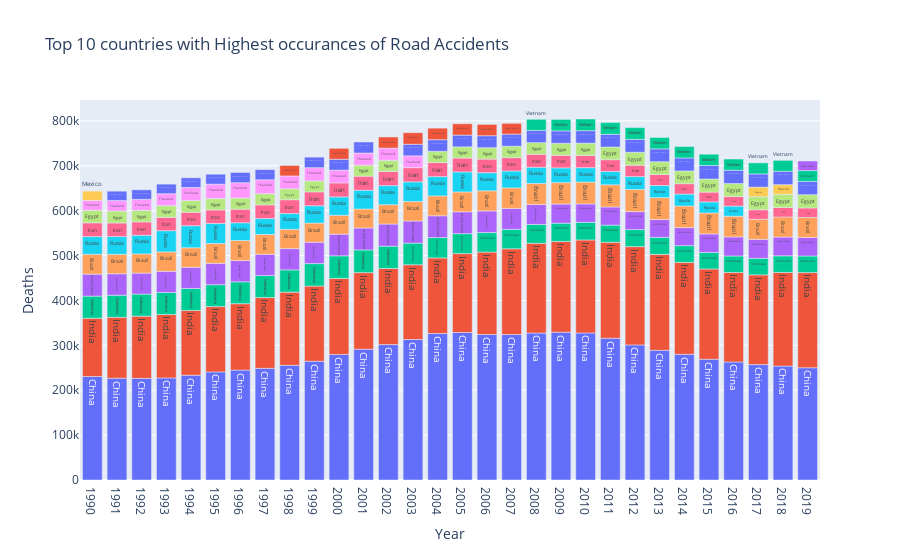

Notebook cell for this chart:
### Code cell
#top15 = country.sort_values(by = 'Deaths',ascending = False)[:15]
fig = px.bar(top15_country_by_year, y= 'Deaths', 
            x = 'Year',color ='Entity', orientation = 'v',title = 'Top 10 countries with Highest occurances of Road Accidents',
            hover_name = 'Year',height = 600,text="Entity")
fig.layout.update(showlegend=False)
fig.update_layout(
    xaxis = dict(
        tickmode = 'linear'
    )
)
fig.show()

### Figure 1 — Plotly figure (JSON) as saved in the notebook; plotly's stock layout.template omitted (floating-point values rounded to 4 significant figures)
{"data": [{"alignmentgroup": "True", "hovertemplate": "<b>%{hovertext}</b><br><br>Entity=%{text}<br>Year=%{x}<br>Deaths=%{y}<extra></extra>", "hovertext": [1990, 1991, 1992, 1993, 1994, 1995, 1996, 1997, 1998, 1999, 2000, 2001, 2002, 2003, 2004, 2005, 2006, 2007, 2008, 2009, 2010, 2011, 2012, 2013, 2014, 2015, 2016, 2017, 2018, 2019], "legendgroup": "China", "marker": {"color": "#636efa", "pattern": {"shape": ""}}, "name": "China", "offsetgroup": "China", "orientation": "v", "showlegend": true, "text": ["China", "China", "China", "China", "China", "China", "China", "China", "China", "China", "China", "China", "China", "China", "China", "China", "China", "China", "China", "China", "China", "China", "China", "China", "China", "China", "China", "China", "China", "China"], "textposition": "auto", "x": [1990, 1991, 1992, 1993, 1994, 1995, 1996, 1997, 1998, 1999, 2000, 2001, 2002, 2003, 2004, 2005, 2006, 2007, 2008, 2009, 2010, 2011, 2012, 2013, 2014, 2015, 2016, 2017, 2018, 2019], "xaxis": "x", "y": [230499, 226876, 226374, 227370, 233459, 240786, 244790, 248805, 255467, 264540, 279743, 291419, 301638, 312967, 326303, 328533, 324080, 324159, 327299, 329237, 327545, 315824, 300970, 288937, 279949, 268987, 262951, 257068, 253799, 250025], "yaxis": "y", "type": "bar"}, {"alignmentgroup": "True", "hovertemplate": "<b>%{hovertext}</b><br><br>Entity=%{text}<br>Year=%{x}<br>Deaths=%{y}<extra></extra>", "hovertext": [1990, 1991, 1992, 1993, 1994, 1995, 1996, 1997, 1998, 1999, 2000, 2001, 2002, 2003, 2004, 2005, 2006, 2007, 2008, 2009, 2010, 2011, 2012, 2013, 2014, 2015, 2016, 2017, 2018, 2019], "legendgroup": "India", "marker": {"color": "#EF553B", "pattern": {"shape": ""}}, "name": "India", "offsetgroup": "India", "orientation": "v", "showlegend": true, "text": ["India", "India", "India", "India", "India", "India", "India", "India", "India", "India", "India", "India", "India", "India", "India", "India", "India", "India", "India", "India", "India", "India", "India", "India", "India", "India", "India", "India", "India", "India"], "textposition": "auto", "x": [1990, 1991, 1992, 1993, 1994, 1995, 1996, 1997, 1998, 1999, 2000, 2001, 2002, 2003, 2004, 2005, 2006, 2007, 2008, 2009, 2010, 2011, 2012, 2013, 2014, 2015, 2016, 2017, 2018, 2019], "xaxis": "x", "y": [129821, 135557, 138623, 141224, 144071, 145480, 147942, 157629, 163005, 167469, 169328, 170530, 169552, 166483, 168375, 175739, 183540, 190881, 199985, 202133, 207140, 213755, 218869, 213635, 204750, 201060, 199234, 199807, 208562, 211975], "yaxis": "y", "type": "bar"}, {"alignmentgroup": "True", "hovertemplate": "<b>%{hovertext}</b><br><br>Entity=%{text}<br>Year=%{x}<br>Deaths=%{y}<extra></extra>", "hovertext": [1990, 1991, 1992, 1993, 1994, 1995, 1996, 1997, 1998, 1999, 2000, 2001, 2002, 2003, 2004, 2005, 2006, 2007, 2008, 2009, 2010, 2011, 2012, 2013, 2014, 2015, 2016, 2017, 2018, 2019], "legendgroup": "Indonesia", "marker": {"color": "#00cc96", "pattern": {"shape": ""}}, "name": "Indonesia", "offsetgroup": "Indonesia", "orientation": "v", "showlegend": true, "text": ["Indonesia", "Indonesia", "Indonesia", "Indonesia", "Indonesia", "Indonesia", "Indonesia", "Indonesia", "Indonesia", "Indonesia", "Indonesia", "Indonesia", "Indonesia", "Indonesia", "Indonesia", "Indonesia", "Indonesia", "Indonesia", "Indonesia", "Indonesia", "Indonesia", "Indonesia", "Indonesia", "Indonesia", "Indonesia", "Indonesia", "Indonesia", "Indonesia", "Indonesia", "Indonesia"], "textposition": "auto", "x": [1990, 1991, 1992, 1993, 1994, 1995, 1996, 1997, 1998, 1999, 2000, 2001, 2002, 2003, 2004, 2005, 2006, 2007, 2008, 2009, 2010, 2011, 2012, 2013, 2014, 2015, 2016, 2017, 2018, 2019], "xaxis": "x", "y": [49320, 49190, 49185, 49140, 48965, 48801, 48722, 48986, 49611, 50003, 50289, 50597, 49671, 48224, 45345, 44476, 43609, 43361, 41950, 40737, 39308, 38161, 38001, 37777, 37338, 36868, 36866, 36958, 37046, 37004], "yaxis": "y", "type": "bar"}, {"alignmentgroup": "True", "hovertemplate": "<b>%{hovertext}</b><br><br>Entity=%{text}<br>Year=%{x}<br>Deaths=%{y}<extra></extra>", "hovertext": [1990, 1991, 1992, 1993, 1994, 1995, 1996, 1997, 1998, 1999, 2000, 2001, 2002, 2003, 2004, 2005, 2006, 2007, 2008, 2009, 2010, 2011, 2012, 2013, 2014, 2015, 2016, 2017, 2018, 2019], "legendgroup": "United States", "marker": {"color": "#ab63fa", "pattern": {"shape": ""}}, "name": "United States", "offsetgroup": "United States", "orientation": "v", "showlegend": true, "text": ["United States", "United States", "United States", "United States", "United States", "United States", "United States", "United States", "United States", "United States", "United States", "United States", "United States", "United States", "United States", "United States", "United States", "United States", "United States", "United States", "United States", "United States", "United States", "United States", "United States", "United States", "United States", "United States", "United States", "United States"], "textposition": "auto", "x": [1990, 1991, 1992, 1993, 1994, 1995, 1996, 1997, 1998, 1999, 2000, 2001, 2002, 2003, 2004, 2005, 2006, 2007, 2008, 2009, 2010, 2011, 2012, 2013, 2014, 2015, 2016, 2017, 2018, 2019], "xaxis": "x", "y": [48970, 47833, 46690, 47119, 47262, 47551, 47416, 47374, 47341, 47717, 48207, 48737, 49318, 49243, 48526, 48654, 48092, 46498, 44535, 42561, 40874, 40383, 39985, 39785, 40155, 41198, 42360, 42206, 41792, 41362], "yaxis": "y", "type": "bar"}, {"alignmentgroup": "True", "hovertemplate": "<b>%{hovertext}</b><br><br>Entity=%{text}<br>Year=%{x}<br>Deaths=%{y}<extra></extra>", "hovertext": [1990, 1991, 1992, 1993, 1994, 1995, 1996, 1997, 1998, 1999, 2000, 2001, 2002, 2003, 2004, 2005, 2006, 2007, 2008, 2009, 2010, 2011, 2012, 2013, 2014, 2015, 2016, 2017, 2018, 2019], "legendgroup": "Brazil", "marker": {"color": "#FFA15A", "pattern": {"shape": ""}}, "name": "Brazil", "offsetgroup": "Brazil", "orientation": "v", "showlegend": true, "text": ["Brazil", "Brazil", "Brazil", "Brazil", "Brazil", "Brazil", "Brazil", "Brazil", "Brazil", "Brazil", "Brazil", "Brazil", "Brazil", "Brazil", "Brazil", "Brazil", "Brazil", "Brazil", "Brazil", "Brazil", "Brazil", "Brazil", "Brazil", "Brazil", "Brazil", "Brazil", "Brazil", "Brazil", "Brazil", "Brazil"], "textposition": "auto", "x": [1990, 1991, 1992, 1993, 1994, 1995, 1996, 1997, 1998, 1999, 2000, 2001, 2002, 2003, 2004, 2005, 2006, 2007, 2008, 2009, 2010, 2011, 2012, 2013, 2014, 2015, 2016, 2017, 2018, 2019], "xaxis": "x", "y": [44236, 43302, 42739, 43280, 43614, 44116, 44659, 44074, 43023, 42575, 42084, 42371, 43059, 43468, 44289, 44263, 44884, 45805, 46857, 47828, 48796, 49449, 49398, 48900, 48168, 46729, 46213, 44794, 44690, 44529], "yaxis": "y", "type": "bar"}, {"alignmentgroup": "True", "hovertemplate": "<b>%{hovertext}</b><br><br>Entity=%{text}<br>Year=%{x}<br>Deaths=%{y}<extra></extra>", "hovertext": [1990, 1991, 1992, 1993, 1994, 1995, 1996, 1997, 1998, 1999, 2000, 2001, 2002, 2003, 2004, 2005, 2006, 2007, 2008, 2009, 2010, 2011, 2012, 2013, 2014, 2015, 2016], "legendgroup": "Russia", "marker": {"color": "#19d3f3", "pattern": {"shape": ""}}, "name": "Russia", "offsetgroup": "Russia", "orientation": "v", "showlegend": true, "text": ["Russia", "Russia", "Russia", "Russia", "Russia", "Russia", "Russia", "Russia", "Russia", "Russia", "Russia", "Russia", "Russia", "Russia", "Russia", "Russia", "Russia", "Russia", "Russia", "Russia", "Russia", "Russia", "Russia", "Russia", "Russia", "Russia", "Russia"], "textposition": "auto", "x": [1990, 1991, 1992, 1993, 1994, 1995, 1996, 1997, 1998, 1999, 2000, 2001, 2002, 2003, 2004, 2005, 2006, 2007, 2008, 2009, 2010, 2011, 2012, 2013, 2014, 2015, 2016], "xaxis": "x", "y": [39298, 39515, 41484, 47191, 49102, 44806, 39482, 35532, 35166, 38627, 40948, 41819, 42555, 43760, 42937, 44532, 40317, 37565, 36004, 32789, 32083, 29669, 28647, 27036, 26600, 24602, 22565], "yaxis": "y", "type": "bar"}, {"alignmentgroup": "True", "hovertemplate": "<b>%{hovertext}</b><br><br>Entity=%{text}<br>Year=%{x}<br>Deaths=%{y}<extra></extra>", "hovertext": [1990, 1991, 1992, 1993, 1994, 1995, 1996, 1997, 1998, 1999, 2000, 2001, 2002, 2003, 2004, 2005, 2006, 2007, 2008, 2009, 2010, 2011, 2012, 2013, 2014, 2015, 2016, 2017, 2018, 2019], "legendgroup": "Iran", "marker": {"color": "#FF6692", "pattern": {"shape": ""}}, "name": "Iran", "offsetgroup": "Iran", "orientation": "v", "showlegend": true, "text": ["Iran", "Iran", "Iran", "Iran", "Iran", "Iran", "Iran", "Iran", "Iran", "Iran", "Iran", "Iran", "Iran", "Iran", "Iran", "Iran", "Iran", "Iran", "Iran", "Iran", "Iran", "Iran", "Iran", "Iran", "Iran", "Iran", "Iran", "Iran", "Iran", "Iran"], "textposition": "auto", "x": [1990, 1991, 1992, 1993, 1994, 1995, 1996, 1997, 1998, 1999, 2000, 2001, 2002, 2003, 2004, 2005, 2006, 2007, 2008, 2009, 2010, 2011, 2012, 2013, 2014, 2015, 2016, 2017, 2018, 2019], "xaxis": "x", "y": [30693, 30285, 29918, 29760, 29863, 29994, 30165, 30439, 30686, 30889, 31188, 31300, 31518, 31635, 31411, 30973, 30327, 29819, 28965, 27972, 27212, 26257, 25356, 24364, 23049, 21850, 21158, 21108, 21084, 21122], "yaxis": "y", "type": "bar"}, {"alignmentgroup": "True", "hovertemplate": "<b>%{hovertext}</b><br><br>Entity=%{text}<br>Year=%{x}<br>Deaths=%{y}<extra></extra>", "hovertext": [1990, 1991, 1992, 1993, 1994, 1995, 1996, 1997, 1998, 1999, 2001, 2002, 2004, 2005, 2006, 2007, 2008, 2009, 2010, 2011, 2012, 2013, 2014, 2015, 2016, 2017, 2018, 2019], "legendgroup": "Egypt", "marker": {"color": "#B6E880", "pattern": {"shape": ""}}, "name": "Egypt", "offsetgroup": "Egypt", "orientation": "v", "showlegend": true, "text": ["Egypt", "Egypt", "Egypt", "Egypt", "Egypt", "Egypt", "Egypt", "Egypt", "Egypt", "Egypt", "Egypt", "Egypt", "Egypt", "Egypt", "Egypt", "Egypt", "Egypt", "Egypt", "Egypt", "Egypt", "Egypt", "Egypt", "Egypt", "Egypt", "Egypt", "Egypt", "Egypt", "Egypt"], "textposition": "auto", "x": [1990, 1991, 1992, 1993, 1994, 1995, 1996, 1997, 1998, 1999, 2001, 2002, 2004, 2005, 2006, 2007, 2008, 2009, 2010, 2011, 2012, 2013, 2014, 2015, 2016, 2017, 2018, 2019], "xaxis": "x", "y": [28020, 26592, 25605, 26057, 26142, 25403, 24962, 24931, 24343, 24356, 24541, 24899, 25066, 24965, 25392, 25408, 25929, 26837, 27409, 28205, 28813, 28515, 28405, 29193, 29058, 29308, 29391, 29490], "yaxis": "y", "type": "bar"}, {"alignmentgroup": "True", "hovertemplate": "<b>%{hovertext}</b><br><br>Entity=%{text}<br>Year=%{x}<br>Deaths=%{y}<extra></extra>", "hovertext": [1990, 1991, 1992, 1993, 1994, 1995, 1996, 1997, 1998, 1999, 2000, 2001, 2002, 2003], "legendgroup": "Thailand", "marker": {"color": "#FF97FF", "pattern": {"shape": ""}}, "name": "Thailand", "offsetgroup": "Thailand", "orientation": "v", "showlegend": true, "text": ["Thailand", "Thailand", "Thailand", "Thailand", "Thailand", "Thailand", "Thailand", "Thailand", "Thailand", "Thailand", "Thailand", "Thailand", "Thailand", "Thailand"], "textposition": "auto", "x": [1990, 1991, 1992, 1993, 1994, 1995, 1996, 1997, 1998, 1999, 2000, 2001, 2002, 2003], "xaxis": "x", "y": [22029, 23369, 24581, 26577, 29217, 32126, 34153, 31027, 28653, 29536, 28444, 27049, 27091, 26355], "yaxis": "y", "type": "bar"}, {"alignmentgroup": "True", "hovertemplate": "<b>%{hovertext}</b><br><br>Entity=%{text}<br>Year=%{x}<br>Deaths=%{y}<extra></extra>", "hovertext": [1990, 2017, 2018], "legendgroup": "Mexico", "marker": {"color": "#FECB52", "pattern": {"shape": ""}}, "name": "Mexico", "offsetgroup": "Mexico", "orientation": "v", "showlegend": true, "text": ["Mexico", "Mexico", "Mexico"], "textposition": "auto", "x": [1990, 2017, 2018], "xaxis": "x", "y": [20634, 21149, 21503], "yaxis": "y", "type": "bar"}, {"alignmentgroup": "True", "hovertemplate": "<b>%{hovertext}</b><br><br>Entity=%{text}<br>Year=%{x}<br>Deaths=%{y}<extra></extra>", "hovertext": [1991, 1992, 1993, 1994, 1995, 1996, 1997, 1999, 2000, 2001, 2003, 2004, 2005, 2006, 2007, 2008, 2009, 2010, 2011, 2012, 2013, 2014, 2015, 2016, 2017, 2018, 2019], "legendgroup": "Democratic Republic of Congo", "marker": {"color": "#636efa", "pattern": {"shape": ""}}, "name": "Democratic Republic of Congo", "offsetgroup": "Democratic Republic of Congo", "orientation": "v", "showlegend": true, "text": ["Democratic Republic of Congo", "Democratic Republic of Congo", "Democratic Republic of Congo", "Democratic Republic of Congo", "Democratic Republic of Congo", "Democratic Republic of Congo", "Democratic Republic of Congo", "Democratic Republic of Congo", "Democratic Republic of Congo", "Democratic Republic of Congo", "Democratic Republic of Congo", "Democratic Republic of Congo", "Democratic Republic of Congo", "Democratic Republic of Congo", "Democratic Republic of Congo", "Democratic Republic of Congo", "Democratic Republic of Congo", "Democratic Republic of Congo", "Democratic Republic of Congo", "Democratic Republic of Congo", "Democratic Republic of Congo", "Democratic Republic of Congo", "Democratic Republic of Congo", "Democratic Republic of Congo", "Democratic Republic of Congo", "Democratic Republic of Congo", "Democratic Republic of Congo"], "textposition": "auto", "x": [1991, 1992, 1993, 1994, 1995, 1996, 1997, 1999, 2000, 2001, 2003, 2004, 2005, 2006, 2007, 2008, 2009, 2010, 2011, 2012, 2013, 2014, 2015, 2016, 2017, 2018, 2019], "xaxis": "x", "y": [20831, 21172, 21308, 21477, 22088, 22715, 22496, 23416, 24142, 24588, 25737, 25738, 26107, 26620, 26875, 27297, 27613, 27813, 28274, 28686, 28623, 28907, 30061, 29640, 29343, 29778, 29543], "yaxis": "y", "type": "bar"}, {"alignmentgroup": "True", "hovertemplate": "<b>%{hovertext}</b><br><br>Entity=%{text}<br>Year=%{x}<br>Deaths=%{y}<extra></extra>", "hovertext": [1998, 2000, 2002, 2003, 2004, 2005, 2006, 2007], "legendgroup": "South Africa", "marker": {"color": "#EF553B", "pattern": {"shape": ""}}, "name": "South Africa", "offsetgroup": "South Africa", "orientation": "v", "showlegend": true, "text": ["South Africa", "South Africa", "South Africa", "South Africa", "South Africa", "South Africa", "South Africa", "South Africa"], "textposition": "auto", "x": [1998, 2000, 2002, 2003, 2004, 2005, 2006, 2007], "xaxis": "x", "y": [23292, 24428, 24799, 25733, 25712, 25240, 25217, 24069], "yaxis": "y", "type": "bar"}, {"alignmentgroup": "True", "hovertemplate": "<b>%{hovertext}</b><br><br>Entity=%{text}<br>Year=%{x}<br>Deaths=%{y}<extra></extra>", "hovertext": [2008, 2009, 2010, 2011, 2012, 2013, 2014, 2015, 2016, 2017, 2018, 2019], "legendgroup": "Vietnam", "marker": {"color": "#00cc96", "pattern": {"shape": ""}}, "name": "Vietnam", "offsetgroup": "Vietnam", "orientation": "v", "showlegend": true, "text": ["Vietnam", "Vietnam", "Vietnam", "Vietnam", "Vietnam", "Vietnam", "Vietnam", "Vietnam", "Vietnam", "Vietnam", "Vietnam", "Vietnam"], "textposition": "auto", "x": [2008, 2009, 2010, 2011, 2012, 2013, 2014, 2015, 2016, 2017, 2018, 2019], "xaxis": "x", "y": [24657, 25436, 25950, 26173, 26227, 25443, 25386, 25154, 24911, 24648, 24401, 24153], "yaxis": "y", "type": "bar"}, {"alignmentgroup": "True", "hovertemplate": "<b>%{hovertext}</b><br><br>Entity=%{text}<br>Year=%{x}<br>Deaths=%{y}<extra></extra>", "hovertext": [2019], "legendgroup": "Saudi Arabia", "marker": {"color": "#ab63fa", "pattern": {"shape": ""}}, "name": "Saudi Arabia", "offsetgroup": "Saudi Arabia", "orientation": "v", "showlegend": true, "text": ["Saudi Arabia"], "textposition": "auto", "x": [2019], "xaxis": "x", "y": [21316], "yaxis": "y", "type": "bar"}], "layout": {"xaxis": {"anchor": "y", "domain": [0, 1], "title": {"text": "Year"}, "tickmode": "linear", "type": "linear", "range": [1990.0, 2020.0], "autorange": true}, "yaxis": {"anchor": "x", "domain": [0, 1], "title": {"text": "Deaths"}, "type": "linear", "range": [0, 846500.0], "autorange": true}, "legend": {"title": {"text": "Entity"}, "tracegroupgap": 0}, "title": {"text": "Top 10 countries with Highest occurances of Road Accidents"}, "barmode": "relative", "showlegend": false, "autosize": true}}
